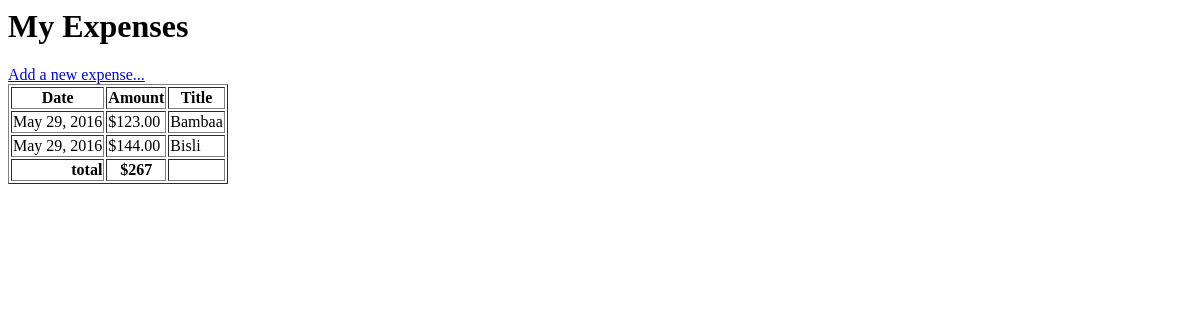
Before: / with the older database file.
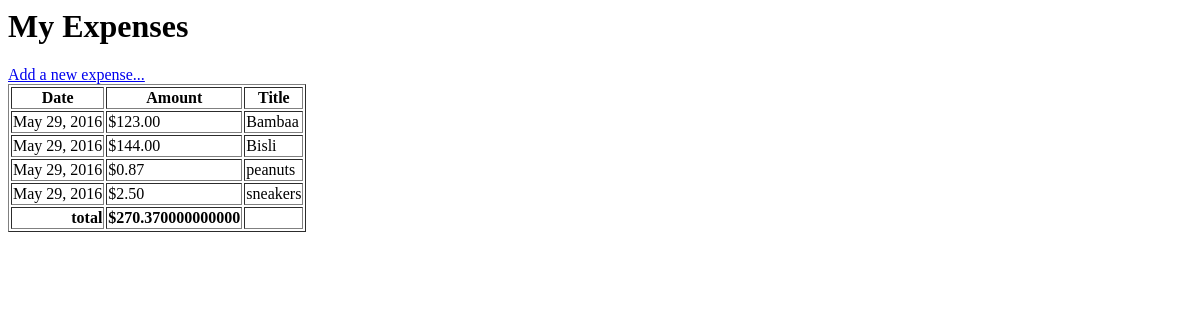
After: the same page with the newer database file.
### expenses/models.py (models this page shows, shortened)
class Expense(models.Model):
    date = models.DateField()
    amount = models.DecimalField(max_digits=12,
                                 decimal_places=2)
    title = models.CharField(max_length=200)

### expenses/views.py (the view)
# urls.py: url(r'^$', views.ListExpensesView.as_view(), name="list"),
class ListExpensesView(ListView):
    model = models.Expense
    def total(self):
        return self.get_queryset().aggregate(sum=Sum('amount'))['sum']

### expenses/templates/expenses/expense_list.html
<h1>
    My Expenses
</h1>
<a href="{% url "create" %}">Add a new expense...</a>
<table border="1">
    <thead>
        <tr>
            <th>Date</th>
            <th>Amount</th>
            <th>Title</th>
        </tr>
    </thead>
    <tbody>
        {% for object in object_list %}
            <tr>
                <td>{{ object.date }}</td>
                <td>${{ object.amount }}</td>
                <td>{{ object.title }}</td>
            </tr>
        {% endfor %}
    </tbody>
    <tfoot>
        <tr>
            <th align="right">total</th>
            <th>${{ view.total }}</th>
            <th></th>
        </tr>
    </tfoot>
</table>

Changed rows visible on the page:
added Expense: date "May 29, 2016", amount "0.87", title "peanuts"
added Expense: date "May 29, 2016", amount "2.50", title "sneakers"
Other visible differences:
{{ view.total }}: "267" → "270.370000000000"
